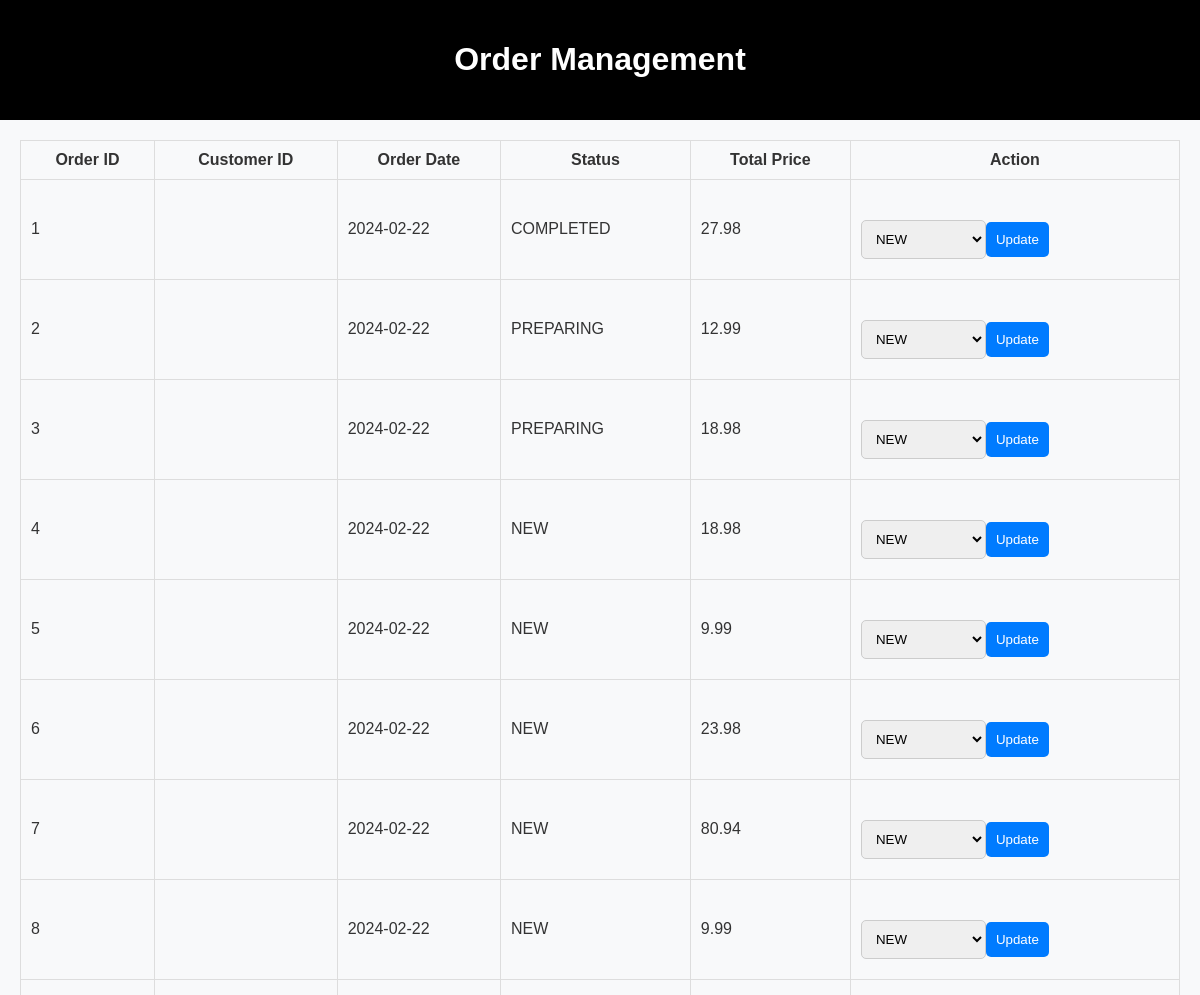
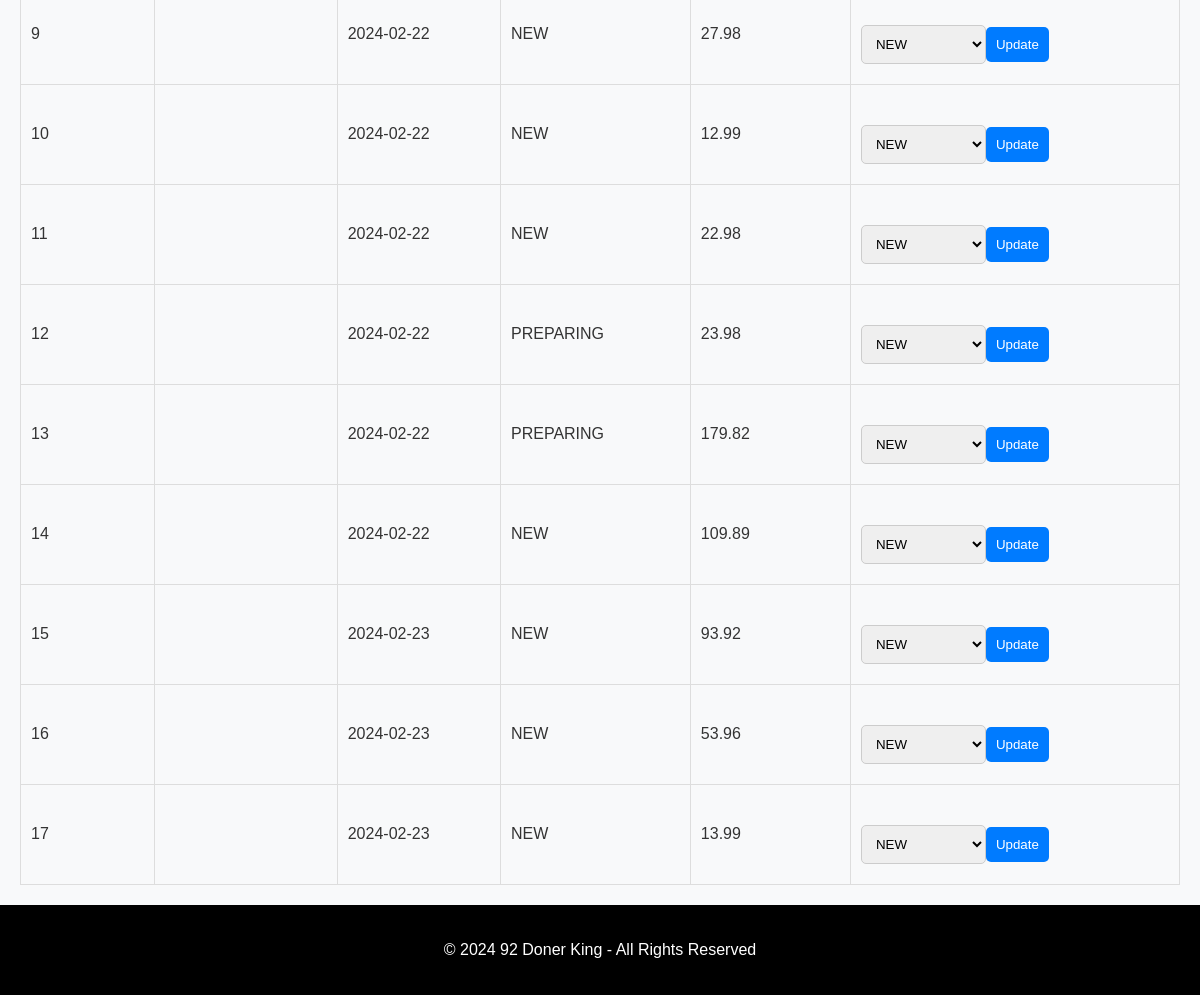
The page /order_manage.php (signed in) on the database its author committed (2 pictures, top to bottom).
### tables this page shows
CREATE TABLE `orders` (
  `OrderID` int(11) NOT NULL,
  `CustomerID` int(11) DEFAULT NULL,
  `StaffID` int(11) DEFAULT NULL,
  `OrderDate` date NOT NULL,
  `Status` enum('NEW','PREPARING','COMPLETED','CANCELLED') NOT NULL,
  `TotalPrice` decimal(10,2) NOT NULL
);

### order_manage.php (the view, shortened to what this page needs)
<?php
include 'db.php';
$sql = "SELECT * FROM orders";
$result = $conn->query($sql);
?>
<!DOCTYPE html>
<html lang="en">
<head>
</head>
<body>
<header>
    <h1>Order Management</h1>
</header>
<div class="container">
    <table>
        <tr>
            <th>Order ID</th>
            <th>Customer ID</th>
            <th>Order Date</th>
            <th>Status</th>
            <th>Total Price</th>
            <th>Action</th>
        </tr>
        <?php
        if ($result->num_rows > 0) {
            while ($row = $result->fetch_assoc()) {
                echo "<tr>";
                echo "<td>" . $row["OrderID"] . "</td>";
                echo "<td>" . $row["CustomerID"] . "</td>";
                echo "<td>" . $row["OrderDate"] . "</td>";
                echo "<td>" . $row["Status"] . "</td>";
                echo "<td>" . $row["TotalPrice"] . "</td>";
                echo "<td>";
                echo "<form method='post'>";
                echo "<select name='status'>";
                echo "<option value='NEW'>NEW</option>";
                echo "</select>";
                echo "<input type='submit' name='update_status' value='Update'>";
                echo "</form>";
                echo "</td>";
                echo "</tr>";
            }
        } else {
            echo "<tr><td colspan='6'>No orders found</td></tr>";
        }
        ?>
    </table>
</div>
<footer>
     <p>&copy; 2024 92 Doner King - All Rights Reserved</p>
</footer>
</body>
</html>

### order_manage.php (style rules this page uses)
body { font-family: Arial, sans-serif; background-color: #f8f9fa; color: #333; margin: 0; padding: 0; }
header, footer { background-color: #000; color: #fff; text-align: center; padding: 20px 0; }
.container { padding: 20px; }
table { width: 100%; border-collapse: collapse; }
table th, table td { padding: 10px; border: 1px solid #ddd; }
form { margin-top: 20px; }
select { padding: 10px; margin: 10px 0; border-radius: 5px; border: 1px solid #ccc; }
input[type="submit"] { padding: 10px; border: none; border-radius: 5px; color: #fff; background-color: #007bff; cursor: pointer; }

### rows shown on the page
orders: OrderID "1", OrderDate "2024-02-22", Status "COMPLETED", TotalPrice "27.98"
orders: OrderID "2", OrderDate "2024-02-22", Status "PREPARING", TotalPrice "12.99"
orders: OrderID "3", OrderDate "2024-02-22", Status "PREPARING", TotalPrice "18.98"
orders: OrderID "4", OrderDate "2024-02-22", Status "NEW", TotalPrice "18.98"
orders: OrderID "5", OrderDate "2024-02-22", Status "NEW", TotalPrice "9.99"
orders: OrderID "6", OrderDate "2024-02-22", Status "NEW", TotalPrice "23.98"
orders: OrderID "7", OrderDate "2024-02-22", Status "NEW", TotalPrice "80.94"
orders: OrderID "8", OrderDate "2024-02-22", Status "NEW", TotalPrice "9.99"
orders: OrderID "9", OrderDate "2024-02-22", Status "NEW", TotalPrice "27.98"
orders: OrderID "10", OrderDate "2024-02-22", Status "NEW", TotalPrice "12.99"
orders: OrderID "11", OrderDate "2024-02-22", Status "NEW", TotalPrice "22.98"
orders: OrderID "12", OrderDate "2024-02-22", Status "PREPARING", TotalPrice "23.98"
orders: OrderID "13", OrderDate "2024-02-22", Status "PREPARING", TotalPrice "179.82"
orders: OrderID "14", OrderDate "2024-02-22", Status "NEW", TotalPrice "109.89"
orders: OrderID "15", OrderDate "2024-02-23", Status "NEW", TotalPrice "93.92"
orders: OrderID "16", OrderDate "2024-02-23", Status "NEW", TotalPrice "53.96"
orders: OrderID "17", OrderDate "2024-02-23", Status "NEW", TotalPrice "13.99"
